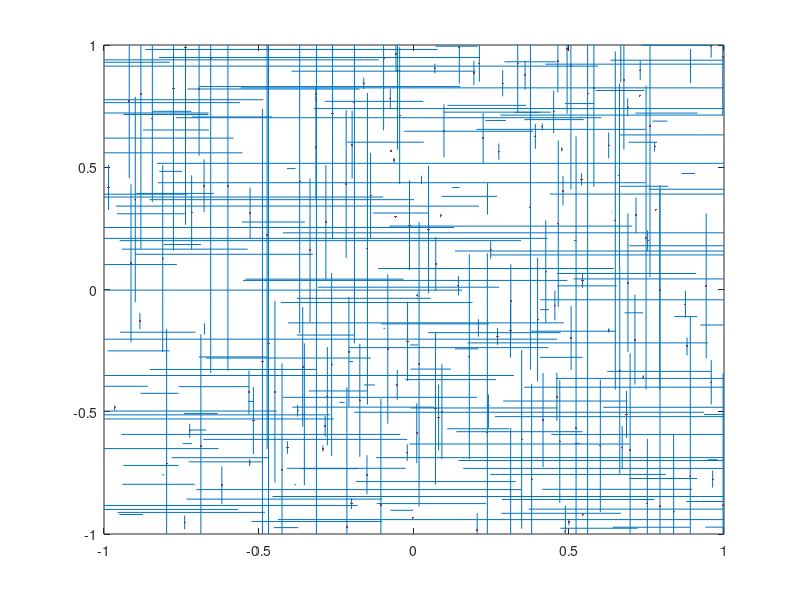

This figure's MATLAB source:
clear all; close all;
%fracture network construction using modified Levy-Lee model
D=1.5;%exponent in power law distribution
beta=0.5;%parameter in length distribution
nfrac=512;%number of fractures
%initial seed location in unit square
x(1)=rand(1,1);y(1)=rand(1,1);idir(1)=1;lenth(1)=0.002;
for ifrac=1:nfrac
    %draw distance from inverse power law distribution
    ucent=rand(1,1);
    L=ucent^(-1/D);
    %draw angle from uniform dist. on a circle
    theta=rand(1,1)*2*pi;
    %assign coordinates of center of next fracture
    x(ifrac+1)=x(ifrac)+L*cos(theta);
    y(ifrac+1)=y(ifrac)+L*sin(theta);
    %relocate inside -1 to +1 if outside
    if(abs(x(ifrac+1))>1) 
        x(ifrac+1)=-1+2*rand(1,1);
    end
    if(abs(y(ifrac+1))>1)
        y(ifrac+1)=-1+2*rand(1,1);
    end
    %calculate distance from previous center
    L=sqrt((x(ifrac+1)-x(ifrac))^2+(y(ifrac+1)-y(ifrac))^2);
    %assign a length for the next fracture
    ulen=rand(1,1);
    len=-log(1-ulen)*beta*L; lenth(ifrac+1)=len;
    %pick orientation x or y
    udir=rand(1,1);
    if (udir <= 0.5)
        idir(ifrac+1)=1;%x direction
    else
        idir(ifrac+1)=0;%y direction
    end
end
%at this stage, we have fracture center coordinates, directions and lengths
%now we are going to check for fractures that are overlapping and delete
%the smaller ones - start with x-direction fractures
xfracsx=x(idir==1);xfracsy=y(idir==1);lenx=lenth(idir==1);
[xfy,inx]=sort(xfracsy);%sort by y coordinates of centers
xfx=xfracsx(inx);lenx=lenx(inx);
%now all the x-direction fractures are sorted by the y-coordinates of their
%centers.  Need to check if centers are too close for overlapping fractures
flagx=zeros(length(xfy),1);thresh=0.1;
%we will set flagx = 1 for fractures to be deleted
for i=1:length(xfy)-1
    %if y coordinates are too close
    if abs(xfy(i+1)-xfy(i)) < thresh
        %determine end points
        s1=xfx(i)-lenx(i)/2;
        s2=xfx(i+1)-lenx(i+1)/2;
        e1=xfx(i)+lenx(i)/2;
        e2=xfx(i+1)+lenx(i)/2;
        %check for overlap and delete smaller fracture
    if (e1 > e2 && s1 < e2)
        if lenx(i) > lenx(i+1)
            flagx(i+1)=1;
        else
            flagx(i)=1;
        end
    end
    if (e2 > e1 && s2 < e1)
        if lenx(i) > lenx(i+1)
            flagx(i+1)=1;
        else
            flagx(i)=1;
        end
    end
    if (e1 > e2 && s2 > s1)
        flagx(i+1)=1;
    end
    if (e2 > e1 && s1 > s2)
        flagx(i)=1;
    end
    end
end
%now delete fractures with flag=1
xfx(flagx==1)=[];xfy(flagx==1)=[];lenx(flagx==1)=[];
%now work on the y-direction fractures
yfracsx=x(idir==0);yfracsy=y(idir==0);leny=lenth(idir==0);
[yfx,iny]=sort(yfracsx);%sort by x coordinates of centers
yfy=yfracsy(iny);leny=leny(iny);
%now all the y-direction fractures are sorted by the x-coordinates of their
%centers.  Need to check if centers are too close for overlapping fractures
flagy=zeros(length(yfx),1);thresh=0.1;
%we will set flagy = 1 for fractures to be deleted
for i=1:length(yfx)-1
    %if x coordinates are too close
    if abs(yfx(i+1)-yfx(i)) < thresh
        %determine end points
        s1=yfy(i)-leny(i)/2;
        s2=yfy(i+1)-leny(i+1)/2;
        e1=yfy(i)+leny(i)/2;
        e2=yfy(i+1)+leny(i)/2;
        %check for overlap and delete smaller fracture
    if (e1 > e2 && s1 < e2)
        if leny(i) > leny(i+1)
            flagy(i+1)=1;
        else
            flagy(i)=1;
        end
    end
    if (e2 > e1 && s2 < e1)
        if leny(i) > leny(i+1)
            flagy(i+1)=1;
        else
            flagy(i)=1;
        end
    end
    if (e1 > e2 && s2 > s1)
        flagy(i+1)=1;
    end
    if (e2 > e1 && s1 > s2)
        flagy(i)=1;
    end
    end
end
%now delete fractures with flagy=1
yfx(flagy==1)=[];yfy(flagy==1)=[];leny(flagy==1)=[];
%
%now we have all fractures - next step is to determine ends (again)
%and plot
for i=1:length(xfx)
        xstart(i)=xfx(i)-lenx(i)/2;
        xend(i)=xfx(i)+lenx(i)/2;
        ystart(i)=xfy(i);
        yend(i)=xfy(i);
end
for i=1:length(yfx)
    j=length(xfx)+i;
        xstart(j)=yfx(i);
        xend(j)=yfx(i);
        ystart(j)=yfy(i)-leny(i)/2;
        yend(j)=yfy(i)+leny(i)/2;
end
xstart(xstart>1)=1;
xstart(xstart<-1)=-1;
xend(xend>1)=1;
xend(xend<-1)=-1;
ystart(ystart>1)=1;
ystart(ystart<-1)=-1;
yend(yend>1)=1;
yend(yend<-1)=-1;
%censoring out very small fractures (likely disconnected)
%lcens=0.2;
%x(lenth<lcens)=[];xstart(lenth<lcens)=[];xend(lenth<lcens)=[];idir(lenth<lcens)=[];
%y(lenth<lcens)=[];ystart(lenth<lcens)=[];yend(lenth<lcens)=[];
%now to plot
%plot(x,y,'r.','MarkerSize',5)
%hold on
plot(xfx,xfy,'r.','MarkerSize',5)
plot(yfx,yfy,'r.','MarkerSize',5)
for ifrac=1:length(xstart)
line([xstart(ifrac) xend(ifrac)], [ystart(ifrac) yend(ifrac)]);
end

       

